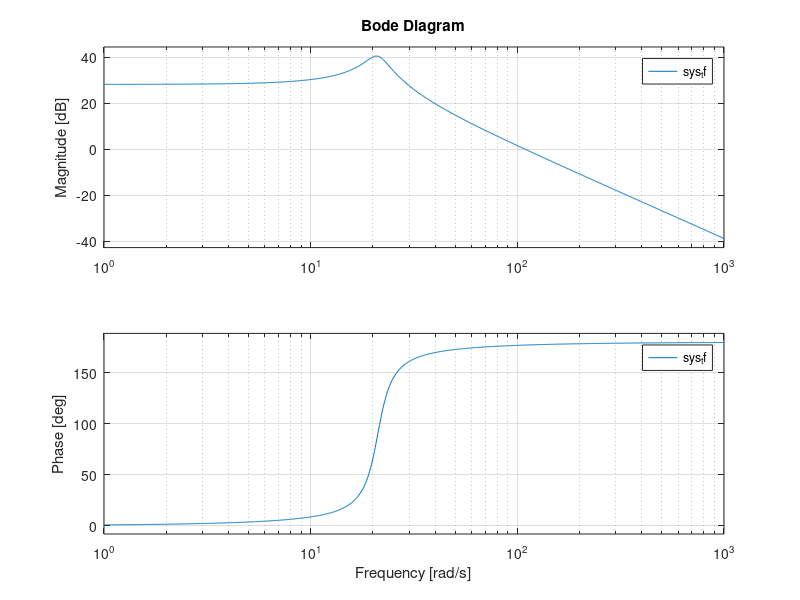

MATLAB code to generate this figure:
clc
clear
close all;

fp1= 1e-6;
fp2= 5.5;
fn1= 1e-5;
fn2= 50;
pm0= 50e3; % kPa to Pa
ma0_kgh= 7; % kg/h
no_rpm= 5000; %rpm
tn= .4; %sec
tj= .25; %sec
To= 240; %N-m

%conversions:
no = (no_rpm)/ 60; %rpm to revs per seconds
ma0= ma0_kgh/ 3600; %kg/h to kg/sec

a11= (-1)*(fp1/tn)*(pm0/ma0);
a12= (-1)*(fn1/tn)*(no/ma0);
a21= (fp2/tj)*(pm0/To);
a22= (fn2/tj)*(no/To);
A = [a11, a12; a21, a22];
B = [1/tn;0];
C = [0,1];
D = 0;
sys_ss = ss(A,B,C,D); %state space function
sys_tf = tf(sys_ss) % transfer function
%rlocus(sys_tf); %root locys diagram

%bode diagram
bode(sys_tf); grid on; 
[gm,pm,wcg,wpc] = margin(sys_tf)
% gain and phase margins have to be positive for our system to be stable.


% calculating proportional gains (Kp & Kn) of the controller
j= sqrt(-1);
s1= 1+ j;
s2= 1-j;

Kp= (tn*-1)*(s1+s2) -fp1*(pm0/ma0)  +(tn/tj)*fn2*(no/To);
Kn= (((tj*tn)/(fp2*(pm0/To)))*(s1*s2))-   fn1*(no/ma0) -(((fn2*(no/To))/(fp2*(pm0/To)))*tn*(s1+s2))   + ((tn/tj) *(fn2^2*(no^2/To^2))/ (fp2*(pm0/To)));


